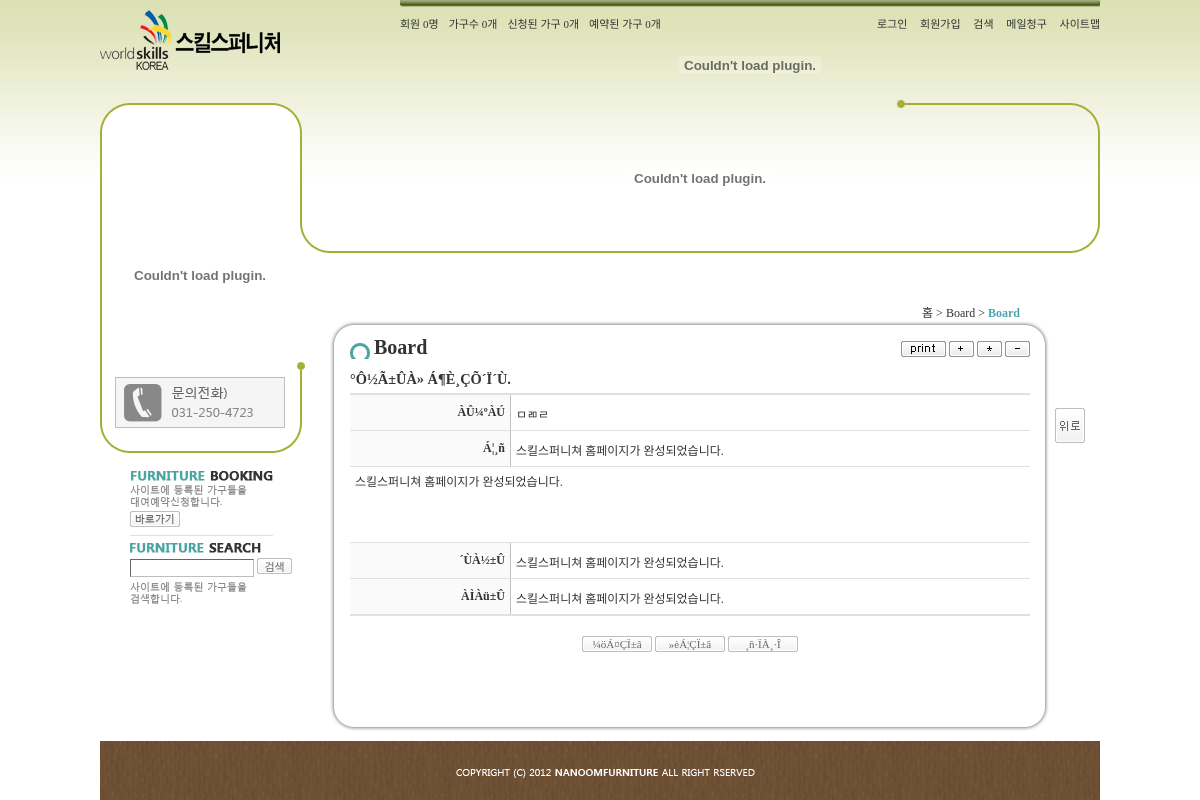
Page /index.php/page/5/15/view/12/ on the committed database.
### tables this page shows
CREATE TABLE `menu` (
                        `idx` integer NOT NULL PRIMARY KEY AUTOINCREMENT,
                        `parent` integer NOT NULL default '0',
                        `title` varchar(100) NOT NULL default '',
                        `od` integer NOT NULL default '0',
                        `type` varchar(50) NOT NULL default '',
                        `lv` char(1) NOT NULL default '',
                        `content` text NOT NULL
);

CREATE TABLE `board` (
 `idx` integer NOT NULL PRIMARY KEY AUTOINCREMENT,
 `sidx` integer NOT NULL default '0',
 `subject` varchar(100) NOT NULL default '',
 `id` varchar(100) NOT NULL default '',
 `content` text NOT NULL,
 `date` date NOT NULL default '0000-00-00'
);

### index.php (called while the page is built, shortened)
<?
	include_once("{$_SERVER['DOCUMENT_ROOT']}/include/header.php");
	include_once("{$_SERVER['DOCUMENT_ROOT']}/include/{$current}.php");
?>

### include/lib.php (called while the page is built, shortened)
<?
	$get = explode("/", $_SERVER['PATH_INFO']);
	$page_type = $get[1];
	$midx = $get[2];
	$sidx = $get[3];
	$idx = $get[5];
	$get_page = "/index.php/{$page_type}/{$midx}/{$sidx}/";
?>

### include/dbcon.php (called while the page is built, shortened)
<?php
	function sql($str){
    $db = new PDO("sqlite:". dirname(__DIR__) ."/001.db");
		$result = $db->query($str);
		return $result;
	}
	function fetch($str){
		return sql($str)->fetch();
	}
?>

### include/sub.php (the view, shortened to what this page needs)
<div id="sub_wrap">
<div class="snb">
	<div class="quick">
		<a href="/index.php/page/3/11/"><img src="/img/booking.png" title="Furniture Booking | 바로가기" alt="Furniture Booking | 바로가기" class="borb" /></a>
        <img src="/img/search.png" alt="Furniture Search" title="Furniture Search" />
        <form action="<?="http://127.0.0.1/index.php/page/2/8/"?>" method="post">
     	<div class="sub_s">
        	<input type="text" size="15" style="height:14px; padding:1px;" title="검색어" name="key" />
            <input type="submit" class="btn2" title="검색" value="검색" value="<?=$_POST['key']?>" />
        </div>
        </form>
        <img src="/img/search2.png" alt="사이트에 등록된 가구들을 검색합니다." title="사이트에 등록된 가구들을 검색합니다." class="img2" />
	</div>
</div>
<div id="ani">
</div>
<div class="page_title">
	<a href="/" title="홈">홈</a> &gt;
	<a href="<?="/index.php/{$page_type}/{$midx}/{$page['idx']}/"?>" title="<?=$main_title?>"><?=$main_title?></a> &gt;
	<a href="<?=$get_page?>" title="<?=$sub_title?>" class="bold mint"><?=$sub_title?></a>
</div>
<div class="content_top">
	<span class="sub_title" title="<?=$sub_title?>"><?=$sub_title?></span>
    <div class="btn_g">
    	<img src="/img/print.png" alt="print" title="print" onclick="window.print(); return false;" />
    	<img src="/img/plus.png" alt="+" title="+" onclick="zoom(20); return false;" />
    	<img src="/img/reset.png" alt="*" title="*" onclick="zoom(0); return false;" />
    	<img src="/img/minus.png" alt="-" title="-" onclick="zoom(-20); return false;" />
    </div>
</div>
<div id="content">
<?
	if($sub['type'] != 'HTML') include_once("{$_SERVER['DOCUMENT_ROOT']}/{$page_type}/{$direct}/{$include_file}.php");
?>
</div>
<div id="top_btn">
	<img src="/img/top_btn.png" title="위로" alt="위로" onclick="link('#'); return false;" />
</div>
<div class="content_bottom"></div>
</div>

### page/board/board_view.php (shortened to what this page needs)
<?
	$board = fetch("select * from board where idx='{$idx}'");
?>
<div class="wh al_l h4" title="°Ô½Ã±ÛÀ» Á¶È¸ÇÕ´Ï´Ù.">°Ô½Ã±ÛÀ» Á¶È¸ÇÕ´Ï´Ù.</div>
<div class="form">
	<div class="table">
    	<div class="tr">
        	<span class="left"><?=$chk?>ÀÛ¼ºÀÚ</span>
            <span class="right"><?=$board['id']?></span>
        </div>
    	<div class="tr">
        	<span class="left"><?=$chk?>Á¦¸ñ</span>
            <span class="right"><?=$board['subject']?></span>
        </div>
        <div class="tr">
            <span class="text"><?=nl2br($board['content'])?></span>
        </div>
    	<div class="tr">
        	<?
				$b = fetch("select * from board where idx>$idx limit 1");
				$next = "´ÙÀ½±ÛÀÌ Á¸ÀçÇÏÁö ¾Ê½À´Ï´Ù.";
				if($b['idx']) $next = "<a href='{$get_page}view/{$b['idx']}/' title='{$b['subject']}'>{$b['subject']}</a>";
				$b = fetch("select * from board where idx<$idx order by idx desc limit 1");
				$prev = "ÀÌÀü±ÛÀÌ Á¸ÀçÇÏÁö ¾Ê½À´Ï´Ù.";
				if($b['idx']) $prev = "<a href='{$get_page}view/{$b['idx']}/' title='{$b['subject']}'>{$b['subject']}</a>";
			?>
        	<span class="left">´ÙÀ½±Û</span>
            <span class="right"><?=$next?></span>
        </div>
    	<div class="tr">
        	<span class="left">ÀÌÀü±Û</span>
            <span class="right"><?=$prev?></span>
        </div>
    </div>
	<div class="wh al_c">
        <input type="button" class="btn" title="¼öÁ¤ÇÏ±â" value="¼öÁ¤ÇÏ±â" onclick="link('<?="{$get_page}modify/{$idx}/"?>'); return false;" />
        <input type="button" class="btn" title="»èÁ¦ÇÏ±â" value="»èÁ¦ÇÏ±â" onclick="if(confirm('Á¤¸»·Î »èÁ¦ÇÏ½Ã°Ú½À´Ï±î?')) link('<?="{$get_page}delete/{$idx}/"?>'); return false;" />
        <input type="button" class="btn" title="¸ñ·ÏÀ¸·Î" value="¸ñ·ÏÀ¸·Î" onclick="link('<?=$get_page?>'); return false;" />
    </div>
</div>

### common/css/common.css (style rules this page uses)
* { margin:0; padding:0; }
body, html { width:100%; height:100%; }
body { font-size:12px; font-family:"����"; color:#333; }
input, select, textarea { font-size:12px; font-family:"����"; }
input[type='text'], input[type='password'], input[type='file'] { border:1px solid; border-color:#666 #bebebe #bebebe #666; height:16px; padding:1px; }
input[type='button'], input[type='reset'], input[type='submit'] { color:#666; font-family:"���� ����"; font-size:11px; cursor:pointer; }
img { float:left; border:none; }
a { text-decoration:none; color:#333; }
.wh { float:left; width:100%; }
.al_l { text-align:left; }
.al_c { text-align:center; }
.bold { font-weight:bold; }
.h4 { font-size:1.2em; font-weight:bold; font-family:"���� ����"; }
.btn { border:none; background:url(/img/btn.png) no-repeat; width:70px; height:16px; }
.btn2 { border:none; background:url(/img/btn2.png) no-repeat; width:35px; height:16px; }
.mint { color:#49a5af; }

### common/css/sub.css (style rules this page uses)
body { background:url(/img/sub_bg.png) repeat-x; }
.snb { float:left; width:200px; min-height:350px; }
.snb .quick { float:left; margin:20px 0 0 30px; }
.snb .borb { padding-bottom:5px; border-bottom:1px solid #e0e0e0; margin-bottom:7px; }
.snb .sub_s { float:left; margin:5px 0; }
#ani { float:right; width:800px; height:150px; margin-bottom:50px; margin-top:3px; }
#sub_wrap { float:left; background:url(/img/sub_back.png) no-repeat; width:1000px; }
.page_title { float:right; margin-right:80px; }
.content_top { float:left; margin-left:30px; width:680px; padding:15px 20px 0px 20px; background:url(/img/cont_top.png) no-repeat; }
.sub_title { float:left; padding-left:24px; background:url(/img/title_bg.png) left 7px no-repeat; font-size:20px; font-weight:bold; font-family:"���� ����"; }
.btn_g { float:right; margin-top:5px; }
.btn_g img { float:none; cursor:pointer; }
#content { float:left; width:680px; margin-left:30px; padding:10px 20px; background:url(/img/cont_bg.png) repeat-y; min-height:300px; }
.content_bottom { width:720px; float:right; margin-right:50px; height:50px; background:url(/img/cont_bottom.png) no-repeat; }
#top_btn { float:left; width:25px; position:relative; top:60px; left:5px; }
#top_btn img { cursor:pointer; margin-bottom:15px; }
.form { float:left; width:680px; }
.form .table { float:left; width:680px; margin:5px 0 20px 0; border-top:2px solid #e0e0e0; border-bottom:1px solid #e0e0e0; }
.form .tr { float:left; width:680px; border-bottom:1px solid #e0e0e0; }
.form .tr span { float:left; padding:5px; }
.form .tr .left { text-align:right; width:150px; padding:10px 5px; background:#fafafa; font-weight:bold; border-right:1px solid #bebebe; }
.form .tr .text { min-height:50px; padding:5px 5px 20px 5px; }
.form .tr .right { margin-top:5px; }

### common/css/print.css (style rules this page uses)
body, html { background:none; }
#header, .snb, #ani, .content_top, content_bottom, #footer, .page_title, #top_btn { display:none; }

### rows in the picture
menu: title "Board"
menu: title "Board"
board: id "ㅁㄻㄹ", subject "스킬스퍼니쳐 홈페이지가 완성되었습니다.", content "스킬스퍼니쳐 홈페이지가 완성되었습니다."
board: subject "스킬스퍼니쳐 홈페이지가 완성되었습니다."
board: subject "스킬스퍼니쳐 홈페이지가 완성되었습니다."

### other values in the picture
$member_total "0"
$fur_total "0"
$hope_total "0"
$re_total "0"
